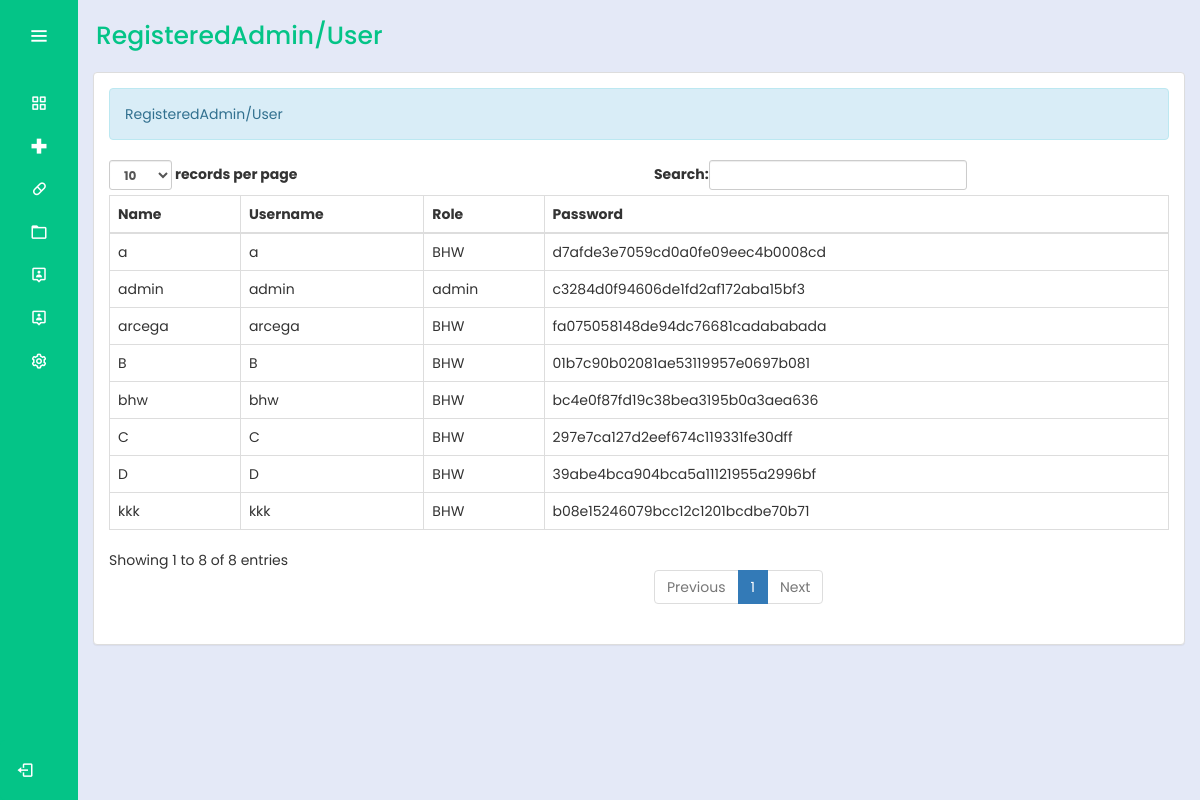
Page /admin/RegisteredUserAdmin.php (signed in) on the earlier database version.
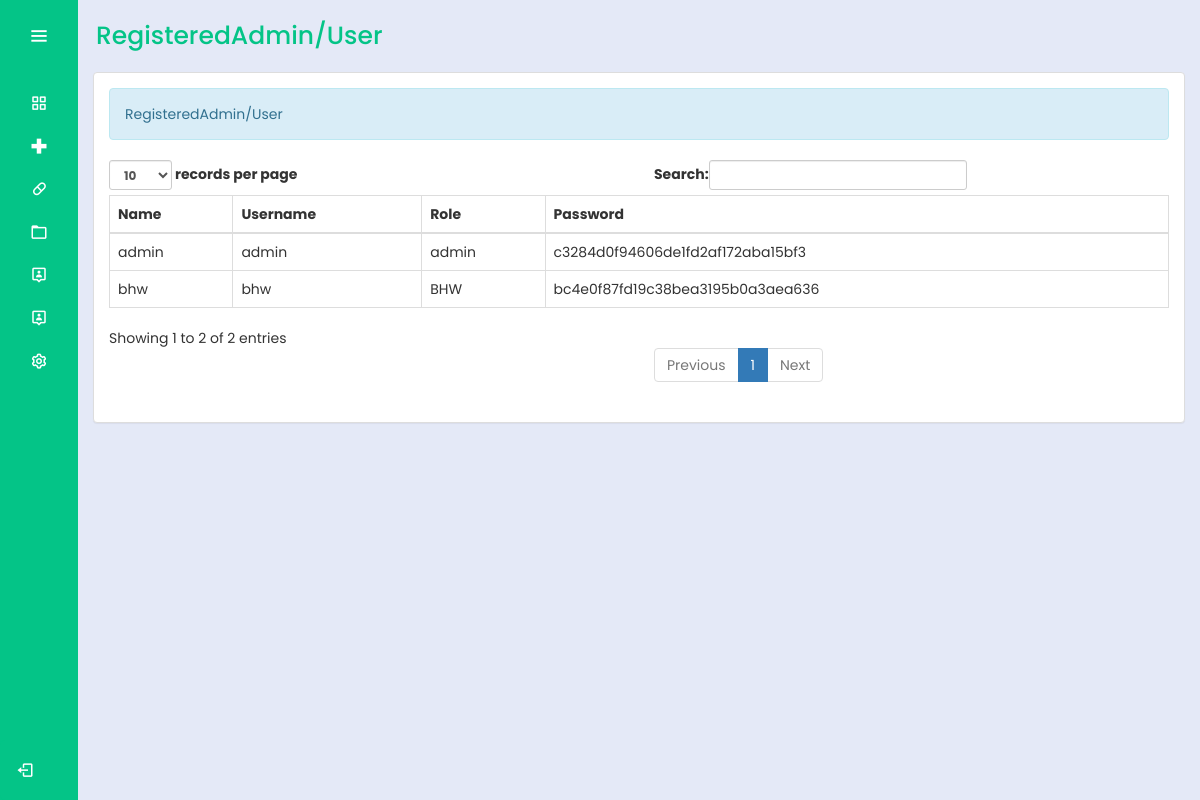
Same page on the later database version.
### tables this page shows
CREATE TABLE `users` (
  `id` int(11) NOT NULL,
  `username` varchar(255) NOT NULL,
  `password` varchar(255) NOT NULL,
  `name` varchar(255) NOT NULL,
  `usertype` int(2) NOT NULL
);

### admin/RegisteredUserAdmin.php (the view, shortened to what this page needs)
<?php
@include "../connection/connect.php";
if(isset($_SESSION['user_data'])){
?>
<!DOCTYPE html>
<html lang="en">
<head>
  <link rel="stylesheet" href="../cssmainmenu/style.css">
  <link href='https://unpkg.com/boxicons@2.1.4/css/boxicons.min.css' rel='stylesheet'>
  <link rel = "stylesheet" type = "text/css" href = "../css/bootstrap.css " />
		<link rel = "stylesheet" type = "text/css" href = "../css/style.css" />
</head>
<body>
  <div class="sidebar">
    <div class="logo_details">
      <i class="bx bx-menu" id="btn"></i>
    </div>
    <ul class="nav-list">
      <li>
        <a href="Dashboard.php">
          <i class="bx bx-grid-alt"></i>
        </a>
      </li>
      <li>
        <a href="medicinerecords.php">
          <i class="bx bx-plus-medical"></i>
        </a>
      </li>
      <li>
        <a href="Contraceptives.php">
          <i class="bx bx-capsule"></i>
        </a>
      </li>
      <li>
        <a href="records.php">
          <i class="bx bx-folder"></i>
        </a>
      </li>
      <li>
        <a href="RegisteredUserAdmin.php">
          <i class="bx bx-user-pin"></i>
        </a>
      </li>
      <li>
          <a href="account.php">
            <i class="bx bx-user-pin"></i>
          </a>
        </li>
      <li>
        <a href="#">
          <i class="bx bx-cog"></i>
        </a>
      </li>
      <li class="profile">
          <div class="profile_details">
        <div class="profile_content">
        <div class="name"><?php echo $_SESSION['user_data']['name']; ?></div>
        </div>
    </div>
  <a href="../logout.php" id="log_out">
    <i class="bx bx-log-out"></i>
  </a>
  </li>
    </ul>
  </div>
  <section class="home-section">
    <div class="text">RegisteredAdmin/User</div>
	<div class="container-fluid">
		<div class="panel panel-default">
			<div class="panel-body">
      <div class = "alert alert-info">RegisteredAdmin/User</div>
      <table id = "table" class = "table table-bordered">
					<thead>
						<tr>
							<th>Name</th>
							<th>Username</th>
							<th>Role</th>
							<th>Password</th>
						</tr>
					</thead>
					<tbody>
					<?php
$query = $conn->query("SELECT * FROM users WHERE usertype = 1 OR usertype = 2;") or die(mysqli_error($conn));
while ($fetch = $query->fetch_array()) {
    ?>
    <tr>
        <td><?php echo $fetch['username'] ?></td>
        <td><?php echo $fetch['name'] ?></td>
        <td>
            <?php
            if ($fetch['usertype'] == 1) {
                echo 'admin';
            } elseif ($fetch['usertype'] == 2) {
                echo 'BHW';
            }
            ?>
        </td>
        <td><?php echo md5($fetch['password']) ?></td>
    </tr>
    <?php
}
?>
					</tbody>
				</table>
			</div>
		</div>
    </div>
    </section>
</body>
</html>
<?php
}
else{
	header("Location:.././index.php?error=UnAuthorized Access");
}

### cssmainmenu/style.css (style rules this page uses)
:root { --color-default: #04c487; --color-second:#04c487; --color-white:#fff; --color-body:#e4e9f7; --color-light:#e0e0e0; }
* { padding: 0%; margin: 0%; box-sizing: border-box; font-family: 'Poppins', sans-serif; }
body { min-height: 100vh; }
.sidebar { min-height: 100vh; width: 78px; padding: 6px 14px; z-index: 99; background-color: var(--color-default); transition: all .5s ease; position: fixed; top:0; left: 0; }
.sidebar .logo_details { height: 60px; display: flex; align-items: center; position: relative; }
.sidebar .logo_details #btn { position: absolute; top:50%; right: 0; transform: translateY(-50%); font-size: 23px; text-align: center; cursor: pointer; transition: all .5s ease; }
.sidebar i { color:var(--color-white); height: 60px; line-height: 60px; min-width: 50px; font-size: 25px; text-align: center; }
.sidebar .nav-list { margin-top: 20px; height: 100%; }
.sidebar li { position: relative; margin:8px 0; list-style: none; }
.sidebar li a { display: flex; height: 100%; width: 100%; align-items: center; text-decoration: none; background-color: var(--color-default); position: relative; transition: all .5s ease; z-index: 12; }
.sidebar li a::after { content: ""; position: absolute; width: 100%; height: 100%; transform: scaleX(0); background-color: var(--color-white); border-radius: 5px; transition: transform 0.3s ease-in-out; transform-origin: left; z-index: -2; }
.sidebar li i { height: 35px; line-height: 35px; font-size: 18px; border-radius: 5px; }
.sidebar li.profile { position: fixed; height: 60px; width: 78px; left: 0; bottom:-8px; padding:10px 14px; overflow: hidden; transition: all .5s ease; }
.sidebar .profile .profile_details { display: flex; align-items: center; flex-wrap: nowrap; }
.sidebar li.profile .name, .sidebar li.profile .designation { font-size: 15px; font-weight: 400; color:var(--color-white); white-space: nowrap; }
.sidebar .profile #log_out { position: absolute; top:50%; right: 0; transform: translateY(-50%); background-color: var(--color-second); width: 100%; height: 60px; line-height: 60px; border-radius: 5px; cursor: pointer; transition: all 0.5s ease; }
.home-section { position: relative; background-color: var(--color-body); min-height: 100vh; top:0; left:78px; width: calc(100% - 78px); transition: all .5s ease; z-index: 2; }
.home-section .text { display: inline-block; color:var(--color-default); font-size: 25px; font-weight: 500; margin: 18px; }

Differences in the rows shown:
removed users: username "a", name "a", usertype "BHW", password "d7afde3e7059cd0a0fe09eec4b0008cd"
removed users: username "B", name "B", usertype "BHW", password "01b7c90b02081ae53119957e0697b081"
removed users: username "C", name "C", usertype "BHW", password "297e7ca127d2eef674c119331fe30dff"
removed users: username "D", name "D", usertype "BHW", password "39abe4bca904bca5a11121955a2996bf"
removed users: username "kkk", name "kkk", usertype "BHW", password "b08e15246079bcc12c1201bcdbe70b71"
removed users: username "arcega", name "arcega", usertype "BHW", password "fa075058148de94dc76681cadababada"
Other differences:
text written by a page script: "records per page Search: Showing 1 to 8 of 8 entries Previous 1 Next" → "records per page Search: Showing 1 to 2 of 2 entries Previous 1 Next"
